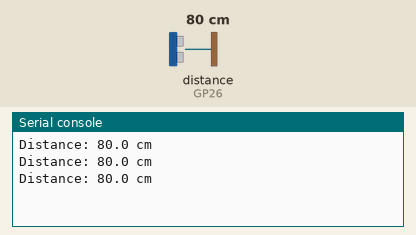
Recording of a program running on a simulated Raspberry Pi Pico running MicroPython. On the bench: the last lines printed to the serial console. The test bench sets the inputs (shaded band); at power-on: distance to the obstacle (sensor on GP26) 80 cm. The echo pulse lasts 58.3 µs per cm.

Above: at 1.2 s.
1.3 s: distance to the obstacle (sensor on GP26) set to 2 cm
At 1.9 s:
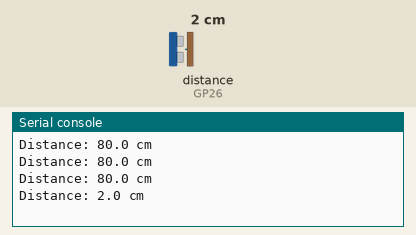
2.8 s: distance to the obstacle (sensor on GP26) set to 4 cm
At 3.4 s:
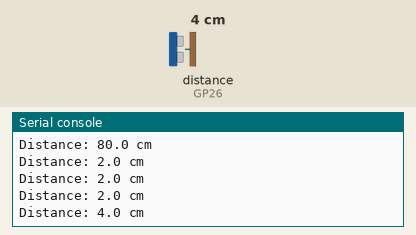
Timing chart, 0 to 5.8 s (numbered marks = the images above; inputs shaded):
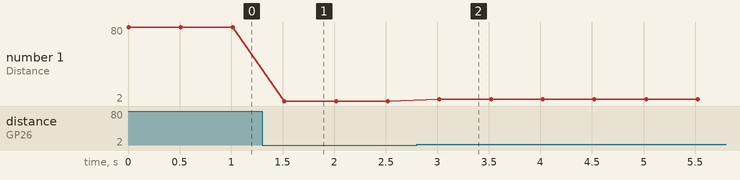

The program:

s13_distance.py
```python
# Measure the distance with the HC-SR04
# (based on the test program of the repository picobot-setup)
from machine import Pin, time_pulse_us
import time

trigger = Pin(27, Pin.OUT)      # Trig -> GP27
echo = Pin(26, Pin.IN)          # Echo -> GP26


def measure_distance():
    """Return the distance in cm, or None if no echo came back."""
    trigger.low()
    time.sleep_us(2)
    trigger.high()              # a 10 µs pulse starts a measurement
    time.sleep_us(10)
    trigger.low()
    # how long does Echo stay high? (give up after 30 000 µs)
    pulse = time_pulse_us(echo, 1, 30000)
    if pulse < 0:
        return None             # negative = timeout, no echo
    return pulse * 0.0343 / 2   # there and back: divide by 2


while True:
    d = measure_distance()
    if d is None:
        print("No echo")
    else:
        print("Distance: {:.1f} cm".format(d))
    time.sleep(0.5)
```

Measured:
- after the input at 1.3 s, the serial console: prints a new line after 0.22 s (image 1)
- after the input at 2.8 s, the serial console: prints a new line after 0.22 s (image 2)
- plotted number 1: 80 → 2 after the input at 1.3 s, 2 → 4 after the input at 2.8 s
